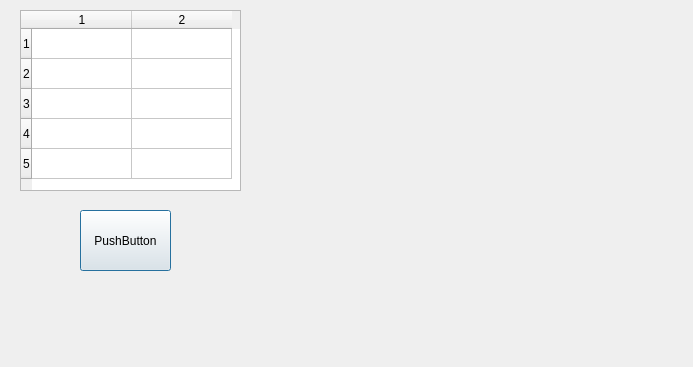
<?xml version="1.0" encoding="UTF-8"?>
<ui version="4.0">
 <class>Dialog</class>
 <widget class="QDialog" name="Dialog">
  <property name="geometry">
   <rect>
    <x>0</x>
    <y>0</y>
    <width>693</width>
    <height>367</height>
   </rect>
  </property>
  <property name="windowTitle">
   <string>Dialog</string>
  </property>
  <widget class="QTableWidget" name="tableWidget">
   <property name="geometry">
    <rect>
     <x>20</x>
     <y>10</y>
     <width>221</width>
     <height>181</height>
    </rect>
   </property>
   <property name="rowCount">
    <number>5</number>
   </property>
   <property name="columnCount">
    <number>2</number>
   </property>
   <row/>
   <row/>
   <row/>
   <row/>
   <row/>
   <column/>
   <column/>
  </widget>
  <widget class="QPushButton" name="bttn_load">
   <property name="geometry">
    <rect>
     <x>80</x>
     <y>210</y>
     <width>91</width>
     <height>61</height>
    </rect>
   </property>
   <property name="text">
    <string>PushButton</string>
   </property>
   <property name="flat">
    <bool>false</bool>
   </property>
  </widget>
 </widget>
 <resources/>
 <connections/>
</ui>
